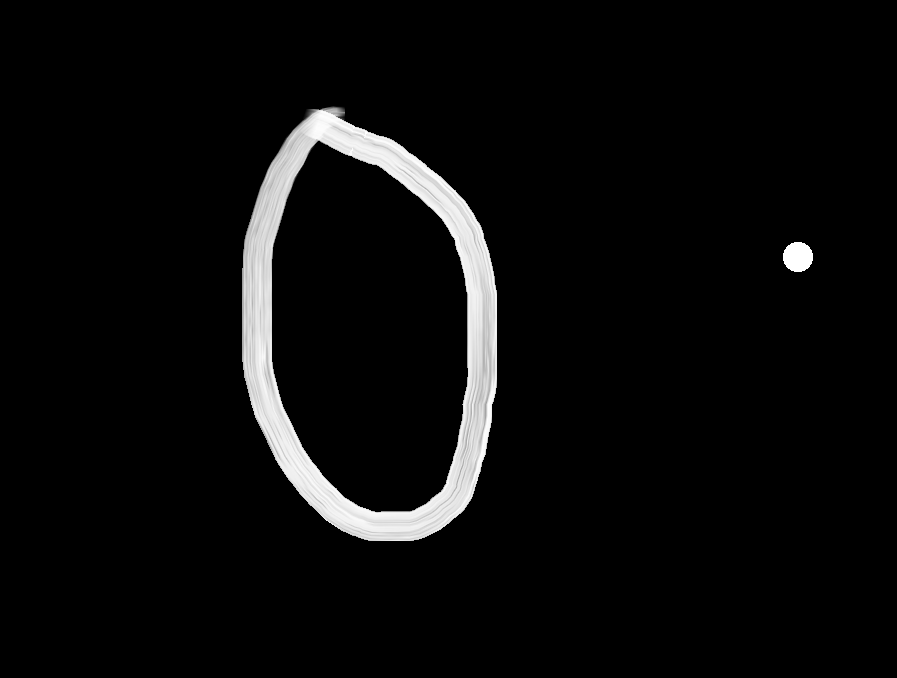
#> input picture capturedImages/0/0.png, 897 x 678 px; its folder holds only this picture in this run
$ python makeDataSet.py
#> lines starting #> are read from the running program, lines starting #| are printed output that depends on the picture
# pip install opencv-python
# pip install pandas
# pip install scikit-learn
import cv2
import csv
import glob

# making heading of dataset csv
header = ["label"]
for i in range(0,784):
    header.append("pixel" + str(i))

# Open file in append mode
# write the header list to the file as the row
with open('dataset.csv', 'a') as f:
    writer = csv.writer(f)
    writer.writerow(header)

# go through each folder images
for label in range(10):
    # get the path of each digit folders
    dir_list = glob.glob("capturedImages/" + str(label) + "/*.png")

    # read each images and convert to grayscale
    # blur the image to increase smoothness
    # (15,15) is kernel size, 0 indicate it automatically calculates singma_x abd sigma_y
    # - value which is requred to blur an image
    for image_path in dir_list:
        image = cv2.imread(image_path)
#> image is the input picture: shape (678, 897, 3); min 0, max 255, mean 11.4
        image_gray = cv2.cvtColor(image, cv2.COLOR_BGR2GRAY)
        image_gray = cv2.GaussianBlur(image_gray, (15,15), 0)
        reason_of_intrest = cv2.resize(image_gray, (28,28), interpolation=cv2.INTER_AREA)
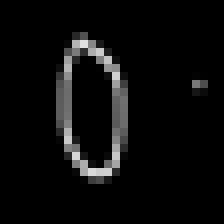
#> reason_of_intrest: shape (28, 28) (shown 8 times larger); min 0, max 224, mean 11.4

        data = []
        data.append(label)
        rows, cols = reason_of_intrest.shape
#> rows = 28; cols = 28

        # add pixel to dataset array
        for i in range(rows):
            for j in range(cols):
                k = reason_of_intrest[i, j]
                k = 1 if k > 100 else 0
                data.append(k)
#> after the loop, data = 785 values, max 1 at index 150, min 0 at index 0, mean 0.0561
        with open('dataset.csv', 'a') as f:
            writer = csv.writer(f)
            writer.writerow(data)
#> pass 2 of the loop `for label in range(10):`:
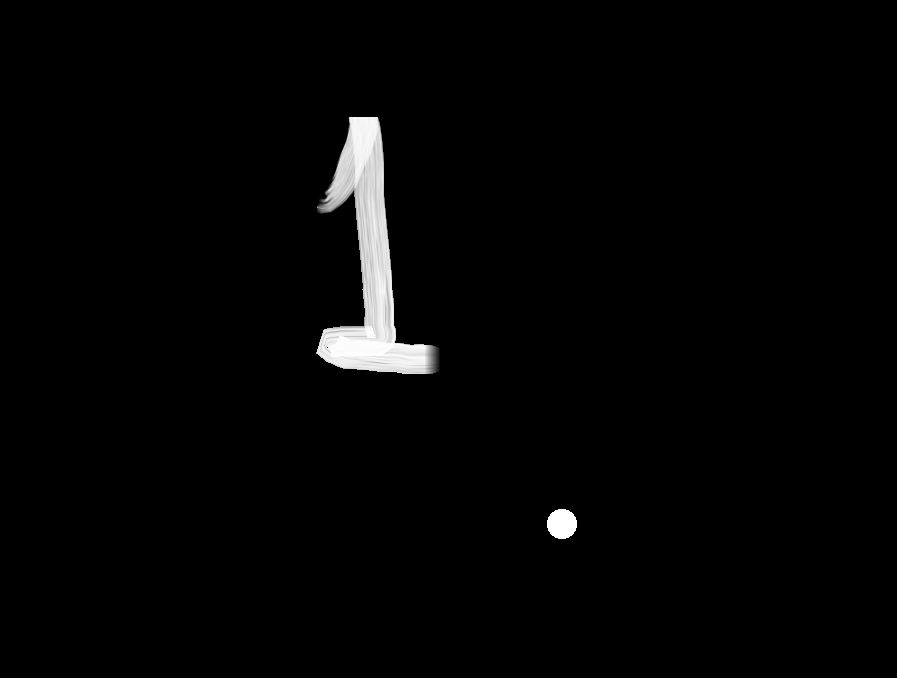
#> input picture capturedImages/1/0.png, 897 x 678 px
#> image is the input picture: shape (678, 897, 3); min 0, max 255, mean 4.6
#> `reason_of_intrest = cv2.resize(image_gray, (28,28), interpolation=cv2...`:
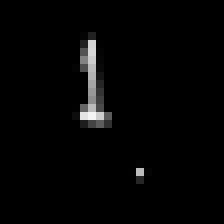
#> reason_of_intrest: shape (28, 28) (shown 8 times larger); min 0, max 245, mean 4.6
#> after the loop `for i in range(rows):`: data = 785 values, max 1 at index 0, min 0 at index 1, mean 0.0204
